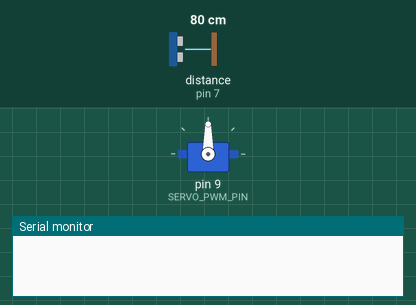
Simulated run of this sketch. Board: Arduino Uno, built with avr-gcc and run on an emulated ATmega328P. Parts: servo, the last lines printed to the serial monitor. The inputs (shaded band) are chosen by the test bench; at power-on: distance to the obstacle (sensor on pin 7) 80 cm. The echo pulse lasts 58.3 µs per cm.

Above: at 0.01 s.
At 1.28 s:
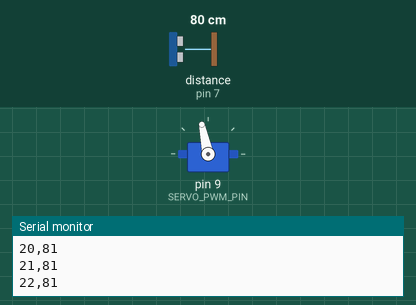
1.3 s: distance to the obstacle (sensor on pin 7) set to 2 cm
At 2.2 s:
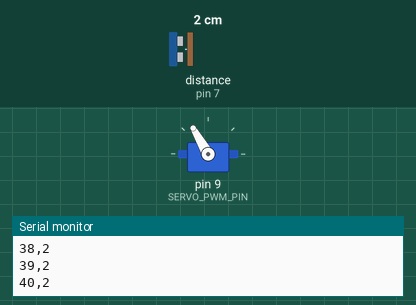
Timing chart, 0 to 11.9 s (numbered marks = the images above; inputs shaded):
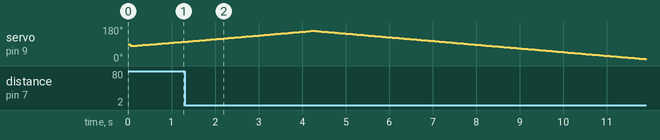

Measured:
- by itself, servo on pin 9 (SERVO_PWM_PIN): rises from 102° to 160° in 2.9 s, then falls to 10° in 7.7 s

The sketch:

radar_server.ino
```cpp
#include <NewPing.h>
#include <Servo.h>

#define ECHO_PIN 7 // Arduino pin tied to echo pin on the ultrasonic sensor.
#define TRIGGER_PIN 8 // Arduino pin tied to trigger pin on the ultrasonic sensor.
#define SERVO_PWM_PIN 9

// Maximum sensor distance is rated at 400-500cm.
#define MAX_DISTANCE 100 // Maximum distance we want to ping for (in cm).

// means -angle .. angle
#define ANGLE_BOUNDS 80
#define ANGLE_STEP 1

int angle = 0;

// direction of servo movement
// -1 = back, 1 = forward
int dir = 1;

Servo myservo;
NewPing sonar(TRIGGER_PIN, ECHO_PIN, MAX_DISTANCE);

void setup() {
  Serial.begin(9600);

  myservo.attach(SERVO_PWM_PIN);
  pinMode(ECHO_PIN, INPUT);
  pinMode(TRIGGER_PIN, OUTPUT);
}

void loop() {
  delay(50);
  // we must renormalize to positive values, because angle is from -ANGLE_BOUNDS .. ANGLE_BOUNDS
  // and servo value must be positive
  myservo.write(angle + ANGLE_BOUNDS);

  // read distance from sensor and send to serial
  getDistanceAndSend2Serial(angle);
  // calculate angle
  if (angle >= ANGLE_BOUNDS || angle <= -ANGLE_BOUNDS) {
    dir = -dir;
  }
  angle += (dir * ANGLE_STEP);
}

int getDistanceAndSend2Serial(int angle) {

  int cm = sonar.ping_cm();
  Serial.print(angle, DEC);
  Serial.print(",");
  Serial.println(cm, DEC);
}
```
